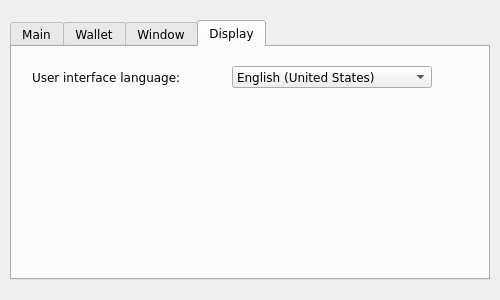
<?xml version="1.0" encoding="UTF-8"?>
<ui version="4.0">
 <class>settings_Form</class>
 <widget class="QWidget" name="settings_Form">
  <property name="geometry">
   <rect>
    <x>0</x>
    <y>0</y>
    <width>500</width>
    <height>300</height>
   </rect>
  </property>
  <property name="sizePolicy">
   <sizepolicy hsizetype="Fixed" vsizetype="Fixed">
    <horstretch>0</horstretch>
    <verstretch>0</verstretch>
   </sizepolicy>
  </property>
  <property name="font">
   <font>
    <family>Verdana</family>
   </font>
  </property>
  <property name="windowTitle">
   <string>Form</string>
  </property>
  <widget class="QTabWidget" name="tabWidget">
   <property name="geometry">
    <rect>
     <x>10</x>
     <y>20</y>
     <width>480</width>
     <height>260</height>
    </rect>
   </property>
   <property name="currentIndex">
    <number>3</number>
   </property>
   <widget class="QWidget" name="mainSettings">
    <attribute name="title">
     <string>Main</string>
    </attribute>
    <widget class="QLabel" name="label">
     <property name="geometry">
      <rect>
       <x>20</x>
       <y>20</y>
       <width>60</width>
       <height>20</height>
      </rect>
     </property>
     <property name="text">
      <string>Default </string>
     </property>
    </widget>
   </widget>
   <widget class="QWidget" name="walletSettings">
    <attribute name="title">
     <string>Wallet</string>
    </attribute>
   </widget>
   <widget class="QWidget" name="windowSettings">
    <attribute name="title">
     <string>Window</string>
    </attribute>
    <widget class="QCheckBox" name="trayCheckBox">
     <property name="geometry">
      <rect>
       <x>20</x>
       <y>20</y>
       <width>400</width>
       <height>20</height>
      </rect>
     </property>
     <property name="text">
      <string>Minimize application to tray</string>
     </property>
    </widget>
   </widget>
   <widget class="QWidget" name="Display">
    <attribute name="title">
     <string>Display</string>
    </attribute>
    <widget class="QLabel" name="languageLabel">
     <property name="geometry">
      <rect>
       <x>20</x>
       <y>20</y>
       <width>160</width>
       <height>20</height>
      </rect>
     </property>
     <property name="sizePolicy">
      <sizepolicy hsizetype="Expanding" vsizetype="Expanding">
       <horstretch>0</horstretch>
       <verstretch>0</verstretch>
      </sizepolicy>
     </property>
     <property name="text">
      <string>User interface language:</string>
     </property>
    </widget>
    <widget class="QComboBox" name="languagesBox">
     <property name="geometry">
      <rect>
       <x>220</x>
       <y>19</y>
       <width>200</width>
       <height>22</height>
      </rect>
     </property>
     <item>
      <property name="text">
       <string>English (United States)</string>
      </property>
     </item>
     <item>
      <property name="text">
       <string>Українська</string>
      </property>
     </item>
     <item>
      <property name="text">
       <string>Русский</string>
      </property>
     </item>
    </widget>
   </widget>
  </widget>
 </widget>
 <resources/>
 <connections/>
</ui>
